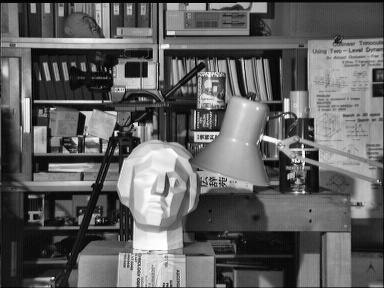
#> input picture 3. Image_Enhancement/clahe.jpg, 384 x 288 px
$ jupyter execute --allow-errors Assignment_3.ipynb
#> lines starting #> are read from the running program, lines starting #| are printed output that depends on the picture
[cell 1]
import numpy as np
import cv2
import math
import matplotlib.pyplot as plt

[cell 2]
## In case we want histogram from scratch as well, we can use assignment 1 histogram func
"""
def histogram(img):
    l, m = np.shape(img)
    h = np.array([np.arange(0,256), np.zeros(256)], dtype=int)
    for k in range(l):
        for i in range(m):
            pix=img[k, i]
            h[1, pix] += 1
    return h
"""

[cell 3]
# [48 lines left out: function contrast_stretching, not called in this run]

[cell 4]
# [68 lines left out: function histogram_equalization, not called in this run]

[cell 5]
X  = "Lena.png"
original = cv2.imread(X)
#> (the rest of this cell did not finish here and is left out)

#> (a cell that did not finish here is left out)

[cell 7]
# [48 lines left out: function histogram_stretching, not called in this run]

[cell 8]
# [5 lines left out: function gamma_correction, not called in this run]

[cell 9]
X  = "Lena.png"
original = cv2.imread(X)
#> (the rest of this cell did not finish here and is left out)

[cell 10]
#Trial 2: Successful but referred https://github.com/omerferhatt/clahe-infrared-image-enhance/blob/master/clahe.py

# CLAHE
# [187 lines left out: function adaptive_histogram, not called in this run]

[cell 11]
#colab code on jupyter notebook test

# [43 lines left out: function histogram_equalization, not called in this run]


ip=cv2.imread('Lena.png',0)
#> (the rest of this cell did not finish here and is left out)

[cell 12]
# Trial 3: Successful with bilinear interpolation but shows tiles in img

def adaptive_histogram(location, cliplimit = 40, titlegridsize = np.array([[8], [8]])):

    #check 2d and 3d image
    def check_grey(img_path):
#> called with img_path = 'clahe.jpg'
        img = cv2.imread(img_path)
#> img is the input picture: shape (288, 384, 3); min 0, max 255, mean 97.6
        if img.ndim == 2:
            return True
        elif img.ndim == 3:
            w, h, _ = img.shape
#> w = 288; h = 384
            for i in range(w):
                for j in range(h):
                    r, g, b = img[i,j,:]
                    if r != g != b:
                        return False
        return True


    def clip_tile(hist_img, Clip):
        Excess_pix = 0
        # Calculate the total number of excess pixels.
        for k in range (hist_img.size):
            extra = hist_img[k] - Clip
            if extra > 0:
                Excess_pix += extra
        # clip histogram and redistribute excess pixels in each bin
        avg_incr = Excess_pix / hist_img.size  #avg bin increment
        upper_limit = Clip - avg_incr   # bins larger than this set to cliplimit
        for i in range(hist_img.size):
            if hist_img[i] > Clip:
                hist_img[i] = Clip
            else:
                if hist_img[i] > upper_limit :
                    Excess_pix += upper_limit - hist_img[i]
                    hist_img[i] = Clip
                else:
                    Excess_pix -= avg_incr
                    hist_img[i] += avg_incr
        # if 0 < excess_pixcels < avg_incr
        if Excess_pix > 0:
            for i in range(hist_img.size):
                if hist_img[i] != Clip:
                    hist_img[i] += 1
                    Excess_pix -= 1
                    if Excess_pix < 1:
                        break
        return hist_img

    def interpolation_tile(img , tile_size):
        img_inter = img.astype(np.int16)
        for i in range (tile_size[1,0] , img.shape[1] ,tile_size[1,0] ):
            for j in range (img.shape[0]):
                x= img_inter[ j, i+2]
                y = img_inter[j , i-3]
                img_inter[j,i] = (x+y)/2
                img_inter[j,i-1] = (x+y)/2
                img_inter[j,i-2] = (x+y)/2
                img_inter[j-1,i+1] = (x+y)/2

        for i in range (tile_size[0,0] , img.shape[0] ,tile_size[0,0] ):
            for j in range (img.shape[1]):
                x= img_inter[j+2, i]
                y = img_inter[j-3, i]
                img_inter[j,i] = (x+y)/2
                img_inter[j-1,i] = (x+y)/2
                img_inter[j+1,i] = (x+y)/2
                img_inter[j-2,i] = (x+y)/2
        a = img_inter.astype(int)
        return(a)


    def clahe_tile(img, cl):
        img1 = img.flatten()
        hist = np.zeros(256)
        for i in img1:
            hist[i] = hist[i]+1

        h_new = clip_tile(hist, cl)
        pdf = h_new/ len(img1)
        cdf = np.around(np.cumsum(pdf)*255)
        temp = []
        for pixel in img1:
            temp.append(cdf[pixel])

        img2 = np.reshape(temp,(img.shape[0],img.shape[1]))
        op_img = interpolation_tile(img2, tilesize)

        return(op_img)


    if check_grey(location):
        image_gray = cv2.imread(location,0)
#> image_gray: shape (288, 384); min 0, max 255, mean 97.6
        tilesize = np.array([[0], [0]])
        tilesize[0,0] = np.ceil(image_gray.shape[0]/titlegridsize[0,0])
        tilesize[1,0] = np.ceil(image_gray.shape[1]/titlegridsize[1,0])
        output = np.zeros_like(image_gray)
        for i in range(0,image_gray.shape[0],tilesize[0,0]):
            for j in range (0,image_gray.shape[1],tilesize[1,0]):
                output[i:i+tilesize[0,0],j:j+tilesize[1,0]] = clahe_tile(image_gray[i:i+tilesize[0,0],j:j+tilesize[1,0] ], cliplimit)
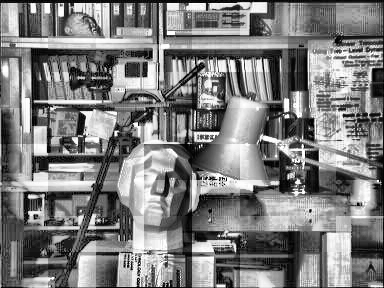
#> output: shape (288, 384); min 0, max 255, mean 125.7

        return(output)


    else:
        image = cv2.imread(location,1)
        tilesize = np.array([[0], [0]])
        tilesize[0,0] = np.ceil(image.shape[0]/titlegridsize[0,0])
        tilesize[1,0] = np.ceil(image.shape[1]/titlegridsize[1,0])
        output = np.zeros_like(image)
        for k in range(3):
            for i in range(0,image.shape[0],tilesize[0,0]):
                for j in range (0,image.shape[1],tilesize[1,0]):
                    output[i:i+tilesize[0,0],j:j+tilesize[1,0],k] = clahe_tile(image[i:i+tilesize[0,0],j:j+tilesize[1,0] ,k], cliplimit)

        return(output)
